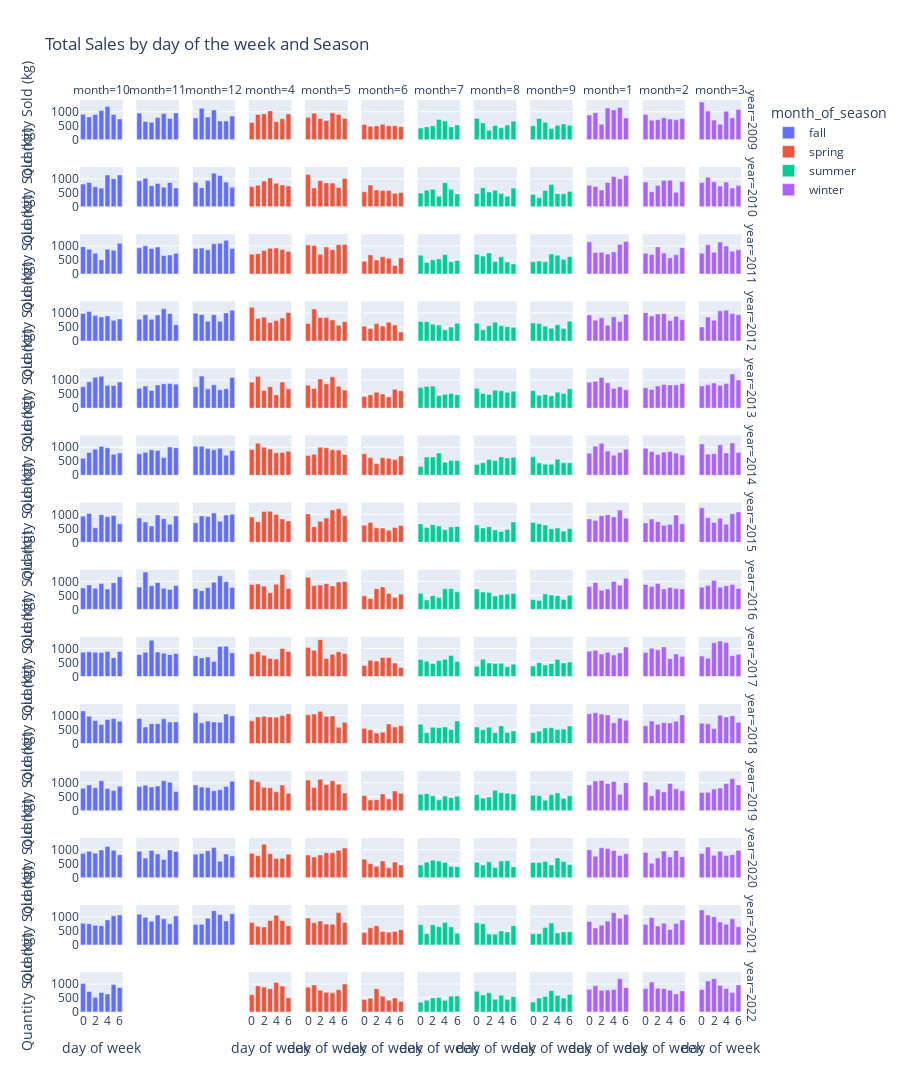

Notebook code cell kept with this figure:
### Markdown cell above
### Examining the effect of day of week on sales volume

### Code cell
sales_category = df.groupby(["year" , "month_of_season" , "month" , "Season" , "day of week"])[["Quantity Sold (kg)"]].sum().reset_index()

fig = px.bar(sales_category , x = "day of week" , y ="Quantity Sold (kg)" , color = "month_of_season" , facet_col = "month"
             , facet_row = "year" , height = 3000 , title = "Total Sales by day of the week and Season"  )

fig.show()
